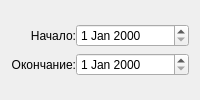
                            <widget class="QWidget" name="DO_NOT_USE_275">
                             <attribute name="title">
                              <string>Произвольный период</string>
                             </attribute>
                             <layout class="QVBoxLayout" name="verticalLayout_101">
                              <item>
                               <layout class="QGridLayout" name="DO_NOT_USE_276" columnstretch="1,2">
                                <property name="horizontalSpacing">
                                 <number>0</number>
                                </property>
                                <item row="1" column="1">
                                 <widget class="QDateEdit" name="DO_NOT_USE_277"/>
                                </item>
                                <item row="1" column="0">
                                 <widget class="QLabel" name="DO_NOT_USE_278">
                                  <property name="sizePolicy">
                                   <sizepolicy hsizetype="Minimum" vsizetype="Preferred">
                                    <horstretch>0</horstretch>
                                    <verstretch>0</verstretch>
                                   </sizepolicy>
                                  </property>
                                  <property name="text">
                                   <string>Окончание:</string>
                                  </property>
                                  <property name="alignment">
                                   <set>Qt::AlignRight|Qt::AlignTrailing|Qt::AlignVCenter</set>
                                  </property>
                                 </widget>
                                </item>
                                <item row="0" column="0">
                                 <widget class="QLabel" name="DO_NOT_USE_279">
                                  <property name="sizePolicy">
                                   <sizepolicy hsizetype="Minimum" vsizetype="Preferred">
                                    <horstretch>0</horstretch>
                                    <verstretch>0</verstretch>
                                   </sizepolicy>
                                  </property>
                                  <property name="layoutDirection">
                                   <enum>Qt::LeftToRight</enum>
                                  </property>
                                  <property name="text">
                                   <string>Начало:</string>
                                  </property>
                                  <property name="alignment">
                                   <set>Qt::AlignRight|Qt::AlignTrailing|Qt::AlignVCenter</set>
                                  </property>
                                 </widget>
                                </item>
                                <item row="0" column="1">
                                 <widget class="QDateEdit" name="DO_NOT_USE_280"/>
                                </item>
                               </layout>
                              </item>
                             </layout>
                            </widget>
